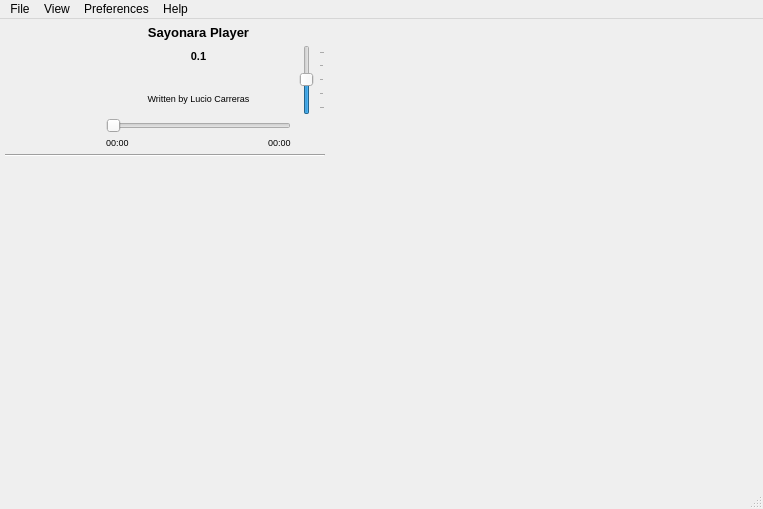
<?xml version="1.0" encoding="UTF-8"?>
<ui version="4.0">
 <class>GUI_SimplePlayer</class>
 <widget class="QMainWindow" name="GUI_SimplePlayer">
  <property name="geometry">
   <rect>
    <x>0</x>
    <y>0</y>
    <width>763</width>
    <height>509</height>
   </rect>
  </property>
  <property name="minimumSize">
   <size>
    <width>350</width>
    <height>350</height>
   </size>
  </property>
  <property name="maximumSize">
   <size>
    <width>2000</width>
    <height>2000</height>
   </size>
  </property>
  <property name="windowTitle">
   <string>MainWindow</string>
  </property>
  <property name="windowIcon">
   <iconset>
    <normaloff>icons/play.png</normaloff>icons/play.png</iconset>
  </property>
  <property name="toolButtonStyle">
   <enum>Qt::ToolButtonIconOnly</enum>
  </property>
  <property name="documentMode">
   <bool>false</bool>
  </property>
  <property name="unifiedTitleAndToolBarOnMac">
   <bool>true</bool>
  </property>
  <widget class="QWidget" name="centralwidget">
   <property name="minimumSize">
    <size>
     <width>100</width>
     <height>177</height>
    </size>
   </property>
   <layout class="QGridLayout" name="gridLayout">
    <property name="sizeConstraint">
     <enum>QLayout::SetDefaultConstraint</enum>
    </property>
    <property name="leftMargin">
     <number>5</number>
    </property>
    <property name="topMargin">
     <number>3</number>
    </property>
    <property name="rightMargin">
     <number>0</number>
    </property>
    <property name="bottomMargin">
     <number>0</number>
    </property>
    <property name="verticalSpacing">
     <number>0</number>
    </property>
    <item row="13" column="0" colspan="4">
     <widget class="QScrollArea" name="playlist_widget">
      <property name="sizePolicy">
       <sizepolicy hsizetype="MinimumExpanding" vsizetype="MinimumExpanding">
        <horstretch>0</horstretch>
        <verstretch>0</verstretch>
       </sizepolicy>
      </property>
      <property name="minimumSize">
       <size>
        <width>0</width>
        <height>0</height>
       </size>
      </property>
      <property name="frameShape">
       <enum>QFrame::NoFrame</enum>
      </property>
      <property name="frameShadow">
       <enum>QFrame::Plain</enum>
      </property>
      <property name="lineWidth">
       <number>5</number>
      </property>
      <property name="verticalScrollBarPolicy">
       <enum>Qt::ScrollBarAlwaysOff</enum>
      </property>
      <property name="horizontalScrollBarPolicy">
       <enum>Qt::ScrollBarAlwaysOff</enum>
      </property>
      <property name="widgetResizable">
       <bool>true</bool>
      </property>
      <property name="alignment">
       <set>Qt::AlignLeading|Qt::AlignLeft|Qt::AlignTop</set>
      </property>
      <widget class="QWidget" name="scrollAreaWidgetContents">
       <property name="geometry">
        <rect>
         <x>0</x>
         <y>0</y>
         <width>320</width>
         <height>307</height>
        </rect>
       </property>
       <property name="sizePolicy">
        <sizepolicy hsizetype="Preferred" vsizetype="Preferred">
         <horstretch>0</horstretch>
         <verstretch>0</verstretch>
        </sizepolicy>
       </property>
      </widget>
     </widget>
    </item>
    <item row="11" column="0" rowspan="2" colspan="4">
     <widget class="QWidget" name="plugin_widget" native="true">
      <property name="sizePolicy">
       <sizepolicy hsizetype="MinimumExpanding" vsizetype="MinimumExpanding">
        <horstretch>0</horstretch>
        <verstretch>0</verstretch>
       </sizepolicy>
      </property>
      <property name="minimumSize">
       <size>
        <width>0</width>
        <height>0</height>
       </size>
      </property>
      <property name="maximumSize">
       <size>
        <width>16777215</width>
        <height>146</height>
       </size>
      </property>
     </widget>
    </item>
    <item row="8" column="0" rowspan="2">
     <layout class="QHBoxLayout" name="horizontalLayout_2">
      <property name="spacing">
       <number>0</number>
      </property>
      <property name="sizeConstraint">
       <enum>QLayout::SetMaximumSize</enum>
      </property>
      <property name="bottomMargin">
       <number>0</number>
      </property>
      <item>
       <widget class="QPushButton" name="btn_bw">
        <property name="enabled">
         <bool>true</bool>
        </property>
        <property name="sizePolicy">
         <sizepolicy hsizetype="Fixed" vsizetype="Fixed">
          <horstretch>0</horstretch>
          <verstretch>0</verstretch>
         </sizepolicy>
        </property>
        <property name="minimumSize">
         <size>
          <width>28</width>
          <height>28</height>
         </size>
        </property>
        <property name="maximumSize">
         <size>
          <width>28</width>
          <height>28</height>
         </size>
        </property>
        <property name="focusPolicy">
         <enum>Qt::ClickFocus</enum>
        </property>
        <property name="text">
         <string/>
        </property>
        <property name="icon">
         <iconset>
          <normaloff>icons/bwd.png</normaloff>
          <selectedoff>icons/bwd.png</selectedoff>icons/bwd.png</iconset>
        </property>
        <property name="iconSize">
         <size>
          <width>20</width>
          <height>20</height>
         </size>
        </property>
        <property name="flat">
         <bool>true</bool>
        </property>
       </widget>
      </item>
      <item>
       <widget class="QPushButton" name="btn_play">
        <property name="sizePolicy">
         <sizepolicy hsizetype="Fixed" vsizetype="Fixed">
          <horstretch>0</horstretch>
          <verstretch>0</verstretch>
         </sizepolicy>
        </property>
        <property name="minimumSize">
         <size>
          <width>32</width>
          <height>34</height>
         </size>
        </property>
        <property name="maximumSize">
         <size>
          <width>32</width>
          <height>34</height>
         </size>
        </property>
        <property name="text">
         <string/>
        </property>
        <property name="icon">
         <iconset>
          <normaloff>icons/play.png</normaloff>
          <selectedoff>icons/play.png</selectedoff>icons/play.png</iconset>
        </property>
        <property name="iconSize">
         <size>
          <width>28</width>
          <height>28</height>
         </size>
        </property>
        <property name="shortcut">
         <string/>
        </property>
        <property name="autoDefault">
         <bool>false</bool>
        </property>
        <property name="default">
         <bool>false</bool>
        </property>
        <property name="flat">
         <bool>true</bool>
        </property>
       </widget>
      </item>
      <item>
       <widget class="QPushButton" name="btn_fw">
        <property name="enabled">
         <bool>true</bool>
        </property>
        <property name="minimumSize">
         <size>
          <width>28</width>
          <height>28</height>
         </size>
        </property>
        <property name="maximumSize">
         <size>
          <width>28</width>
          <height>28</height>
         </size>
        </property>
        <property name="focusPolicy">
         <enum>Qt::ClickFocus</enum>
        </property>
        <property name="text">
         <string/>
        </property>
        <property name="icon">
         <iconset>
          <normaloff>icons/fwd.png</normaloff>
          <selectedoff>icons/fwd.png</selectedoff>icons/fwd.png</iconset>
        </property>
        <property name="iconSize">
         <size>
          <width>20</width>
          <height>20</height>
         </size>
        </property>
        <property name="flat">
         <bool>true</bool>
        </property>
       </widget>
      </item>
     </layout>
    </item>
    <item row="0" column="7" rowspan="14" colspan="4">
     <widget class="QWidget" name="library_widget" native="true">
      <property name="sizePolicy">
       <sizepolicy hsizetype="Expanding" vsizetype="Expanding">
        <horstretch>7</horstretch>
        <verstretch>0</verstretch>
       </sizepolicy>
      </property>
      <property name="minimumSize">
       <size>
        <width>0</width>
        <height>0</height>
       </size>
      </property>
     </widget>
    </item>
    <item row="0" column="1" colspan="2">
     <widget class="QLabel" name="title">
      <property name="sizePolicy">
       <sizepolicy hsizetype="Expanding" vsizetype="Preferred">
        <horstretch>0</horstretch>
        <verstretch>0</verstretch>
       </sizepolicy>
      </property>
      <property name="maximumSize">
       <size>
        <width>16777215</width>
        <height>30</height>
       </size>
      </property>
      <property name="font">
       <font>
        <pointsize>10</pointsize>
        <weight>75</weight>
        <bold>true</bold>
       </font>
      </property>
      <property name="styleSheet">
       <string notr="true"/>
      </property>
      <property name="locale">
       <locale language="German" country="Germany"/>
      </property>
      <property name="inputMethodHints">
       <set>Qt::ImhNone</set>
      </property>
      <property name="text">
       <string>Sayonara Player</string>
      </property>
      <property name="textFormat">
       <enum>Qt::PlainText</enum>
      </property>
      <property name="scaledContents">
       <bool>true</bool>
      </property>
      <property name="alignment">
       <set>Qt::AlignCenter</set>
      </property>
      <property name="wordWrap">
       <bool>true</bool>
      </property>
      <property name="textInteractionFlags">
       <set>Qt::LinksAccessibleByMouse|Qt::TextSelectableByMouse</set>
      </property>
     </widget>
    </item>
    <item row="0" column="0" rowspan="7">
     <widget class="QLabel" name="albumCover">
      <property name="minimumSize">
       <size>
        <width>95</width>
        <height>95</height>
       </size>
      </property>
      <property name="maximumSize">
       <size>
        <width>95</width>
        <height>95</height>
       </size>
      </property>
      <property name="focusPolicy">
       <enum>Qt::StrongFocus</enum>
      </property>
      <property name="frameShape">
       <enum>QFrame::NoFrame</enum>
      </property>
      <property name="text">
       <string/>
      </property>
      <property name="pixmap">
       <pixmap>../Images/gui.jpg</pixmap>
      </property>
      <property name="scaledContents">
       <bool>true</bool>
      </property>
     </widget>
    </item>
    <item row="3" column="1" rowspan="2" colspan="2">
     <widget class="QLabel" name="artist">
      <property name="minimumSize">
       <size>
        <width>0</width>
        <height>20</height>
       </size>
      </property>
      <property name="maximumSize">
       <size>
        <width>16777215</width>
        <height>16</height>
       </size>
      </property>
      <property name="font">
       <font>
        <pointsize>7</pointsize>
       </font>
      </property>
      <property name="styleSheet">
       <string notr="true"/>
      </property>
      <property name="frameShape">
       <enum>QFrame::NoFrame</enum>
      </property>
      <property name="frameShadow">
       <enum>QFrame::Plain</enum>
      </property>
      <property name="text">
       <string/>
      </property>
      <property name="textFormat">
       <enum>Qt::AutoText</enum>
      </property>
      <property name="alignment">
       <set>Qt::AlignCenter</set>
      </property>
      <property name="wordWrap">
       <bool>true</bool>
      </property>
      <property name="openExternalLinks">
       <bool>false</bool>
      </property>
     </widget>
    </item>
    <item row="1" column="1" rowspan="2" colspan="2">
     <widget class="QLabel" name="rating">
      <property name="minimumSize">
       <size>
        <width>0</width>
        <height>20</height>
       </size>
      </property>
      <property name="maximumSize">
       <size>
        <width>16777215</width>
        <height>16</height>
       </size>
      </property>
      <property name="font">
       <font>
        <pointsize>8</pointsize>
        <weight>75</weight>
        <bold>true</bold>
        <kerning>false</kerning>
       </font>
      </property>
      <property name="autoFillBackground">
       <bool>false</bool>
      </property>
      <property name="styleSheet">
       <string notr="true"/>
      </property>
      <property name="text">
       <string>0.1</string>
      </property>
      <property name="alignment">
       <set>Qt::AlignCenter</set>
      </property>
     </widget>
    </item>
    <item row="5" column="1" colspan="2">
     <widget class="QLabel" name="album">
      <property name="minimumSize">
       <size>
        <width>0</width>
        <height>20</height>
       </size>
      </property>
      <property name="maximumSize">
       <size>
        <width>16777215</width>
        <height>16</height>
       </size>
      </property>
      <property name="font">
       <font>
        <pointsize>7</pointsize>
       </font>
      </property>
      <property name="styleSheet">
       <string notr="true"/>
      </property>
      <property name="text">
       <string>Written by Lucio Carreras</string>
      </property>
      <property name="alignment">
       <set>Qt::AlignCenter</set>
      </property>
      <property name="wordWrap">
       <bool>true</bool>
      </property>
     </widget>
    </item>
    <item row="9" column="1" colspan="2">
     <layout class="QHBoxLayout" name="horizontalLayout">
      <item>
       <widget class="QLabel" name="maxTime">
        <property name="sizePolicy">
         <sizepolicy hsizetype="Minimum" vsizetype="Preferred">
          <horstretch>0</horstretch>
          <verstretch>0</verstretch>
         </sizepolicy>
        </property>
        <property name="minimumSize">
         <size>
          <width>0</width>
          <height>0</height>
         </size>
        </property>
        <property name="maximumSize">
         <size>
          <width>30</width>
          <height>18</height>
         </size>
        </property>
        <property name="font">
         <font>
          <pointsize>7</pointsize>
         </font>
        </property>
        <property name="lineWidth">
         <number>0</number>
        </property>
        <property name="text">
         <string>00:00</string>
        </property>
       </widget>
      </item>
      <item>
       <spacer name="horizontalSpacer">
        <property name="orientation">
         <enum>Qt::Horizontal</enum>
        </property>
        <property name="sizeType">
         <enum>QSizePolicy::MinimumExpanding</enum>
        </property>
        <property name="sizeHint" stdset="0">
         <size>
          <width>40</width>
          <height>10</height>
         </size>
        </property>
       </spacer>
      </item>
      <item>
       <widget class="QLabel" name="curTime">
        <property name="sizePolicy">
         <sizepolicy hsizetype="Minimum" vsizetype="Preferred">
          <horstretch>0</horstretch>
          <verstretch>0</verstretch>
         </sizepolicy>
        </property>
        <property name="minimumSize">
         <size>
          <width>0</width>
          <height>0</height>
         </size>
        </property>
        <property name="maximumSize">
         <size>
          <width>30</width>
          <height>18</height>
         </size>
        </property>
        <property name="font">
         <font>
          <pointsize>7</pointsize>
         </font>
        </property>
        <property name="styleSheet">
         <string notr="true"/>
        </property>
        <property name="lineWidth">
         <number>0</number>
        </property>
        <property name="text">
         <string>00:00</string>
        </property>
       </widget>
      </item>
     </layout>
    </item>
    <item row="8" column="3" rowspan="2">
     <widget class="QPushButton" name="btn_stop">
      <property name="minimumSize">
       <size>
        <width>28</width>
        <height>28</height>
       </size>
      </property>
      <property name="maximumSize">
       <size>
        <width>28</width>
        <height>28</height>
       </size>
      </property>
      <property name="text">
       <string/>
      </property>
      <property name="icon">
       <iconset>
        <normaloff>icons/stop.png</normaloff>
        <selectedoff>icons/stop.png</selectedoff>icons/stop.png</iconset>
      </property>
      <property name="iconSize">
       <size>
        <width>22</width>
        <height>22</height>
       </size>
      </property>
      <property name="flat">
       <bool>true</bool>
      </property>
     </widget>
    </item>
    <item row="8" column="1" colspan="2">
     <widget class="QSlider" name="songProgress">
      <property name="sizePolicy">
       <sizepolicy hsizetype="Expanding" vsizetype="Fixed">
        <horstretch>0</horstretch>
        <verstretch>0</verstretch>
       </sizepolicy>
      </property>
      <property name="minimumSize">
       <size>
        <width>185</width>
        <height>0</height>
       </size>
      </property>
      <property name="maximumSize">
       <size>
        <width>16777215</width>
        <height>20</height>
       </size>
      </property>
      <property name="sizeIncrement">
       <size>
        <width>3</width>
        <height>0</height>
       </size>
      </property>
      <property name="font">
       <font>
        <strikeout>false</strikeout>
        <stylestrategy>PreferAntialias</stylestrategy>
       </font>
      </property>
      <property name="focusPolicy">
       <enum>Qt::NoFocus</enum>
      </property>
      <property name="orientation">
       <enum>Qt::Horizontal</enum>
      </property>
      <property name="invertedAppearance">
       <bool>false</bool>
      </property>
      <property name="invertedControls">
       <bool>false</bool>
      </property>
      <property name="tickPosition">
       <enum>QSlider::NoTicks</enum>
      </property>
      <property name="tickInterval">
       <number>20</number>
      </property>
     </widget>
    </item>
    <item row="10" column="0" colspan="4">
     <widget class="Line" name="line">
      <property name="enabled">
       <bool>true</bool>
      </property>
      <property name="minimumSize">
       <size>
        <width>0</width>
        <height>8</height>
       </size>
      </property>
      <property name="orientation">
       <enum>Qt::Horizontal</enum>
      </property>
     </widget>
    </item>
    <item row="0" column="3">
     <widget class="QPushButton" name="btn_mute">
      <property name="maximumSize">
       <size>
        <width>28</width>
        <height>30</height>
       </size>
      </property>
      <property name="text">
       <string/>
      </property>
      <property name="icon">
       <iconset>
        <normaloff>icons/vol_mute.png</normaloff>icons/vol_mute.png</iconset>
      </property>
      <property name="iconSize">
       <size>
        <width>24</width>
        <height>24</height>
       </size>
      </property>
      <property name="flat">
       <bool>true</bool>
      </property>
     </widget>
    </item>
    <item row="1" column="3" rowspan="6">
     <widget class="QSlider" name="volumeSlider">
      <property name="sizePolicy">
       <sizepolicy hsizetype="Fixed" vsizetype="Expanding">
        <horstretch>0</horstretch>
        <verstretch>0</verstretch>
       </sizepolicy>
      </property>
      <property name="maximumSize">
       <size>
        <width>28</width>
        <height>70</height>
       </size>
      </property>
      <property name="focusPolicy">
       <enum>Qt::NoFocus</enum>
      </property>
      <property name="value">
       <number>50</number>
      </property>
      <property name="tracking">
       <bool>true</bool>
      </property>
      <property name="orientation">
       <enum>Qt::Vertical</enum>
      </property>
      <property name="invertedAppearance">
       <bool>false</bool>
      </property>
      <property name="invertedControls">
       <bool>false</bool>
      </property>
      <property name="tickPosition">
       <enum>QSlider::TicksBelow</enum>
      </property>
      <property name="tickInterval">
       <number>25</number>
      </property>
     </widget>
    </item>
   </layout>
  </widget>
  <widget class="QMenuBar" name="menubar">
   <property name="geometry">
    <rect>
     <x>0</x>
     <y>0</y>
     <width>763</width>
     <height>23</height>
    </rect>
   </property>
   <widget class="QMenu" name="menuFle">
    <property name="title">
     <string>File</string>
    </property>
    <addaction name="action_OpenFile"/>
    <addaction name="action_OpenFolder"/>
    <addaction name="separator"/>
    <addaction name="action_reloadLibrary"/>
    <addaction name="action_ImportFolder"/>
    <addaction name="action_fetch_all_covers"/>
    <addaction name="separator"/>
    <addaction name="action_Close"/>
   </widget>
   <widget class="QMenu" name="menuView">
    <property name="styleSheet">
     <string notr="true"/>
    </property>
    <property name="title">
     <string>View</string>
    </property>
    <addaction name="action_ViewEqualizer"/>
    <addaction name="action_ViewPlaylistChooser"/>
    <addaction name="action_ViewRadio"/>
    <addaction name="action_Dark"/>
    <addaction name="action_notification"/>
   </widget>
   <widget class="QMenu" name="menuPreferences">
    <property name="title">
     <string>Preferences</string>
    </property>
    <addaction name="action_lastFM"/>
    <addaction name="action_setLibPath"/>
    <addaction name="separator"/>
    <addaction name="action_load_playlist"/>
   </widget>
   <widget class="QMenu" name="menuAbout">
    <property name="title">
     <string>Help</string>
    </property>
    <addaction name="action_about"/>
   </widget>
   <addaction name="menuFle"/>
   <addaction name="menuView"/>
   <addaction name="menuPreferences"/>
   <addaction name="menuAbout"/>
  </widget>
  <widget class="QStatusBar" name="statusbar"/>
  <action name="action_OpenFile">
   <property name="text">
    <string>Open File</string>
   </property>
  </action>
  <action name="action_OpenFolder">
   <property name="text">
    <string>Open Folder</string>
   </property>
  </action>
  <action name="action_Close">
   <property name="text">
    <string>Close</string>
   </property>
  </action>
  <action name="action_ViewEqualizer">
   <property name="checkable">
    <bool>true</bool>
   </property>
   <property name="checked">
    <bool>false</bool>
   </property>
   <property name="text">
    <string>Equalizer                       STRG + E</string>
   </property>
   <property name="shortcutContext">
    <enum>Qt::ApplicationShortcut</enum>
   </property>
  </action>
  <action name="action_Dark">
   <property name="checkable">
    <bool>true</bool>
   </property>
   <property name="text">
    <string>Dark</string>
   </property>
  </action>
  <action name="action_lastFM">
   <property name="icon">
    <iconset>
     <normaloff>../../Desktop/lastfm-icon.png</normaloff>../../Desktop/lastfm-icon.png</iconset>
   </property>
   <property name="text">
    <string>LastFM</string>
   </property>
  </action>
  <action name="action_reloadLibrary">
   <property name="text">
    <string>Reload library</string>
   </property>
  </action>
  <action name="action_setLibPath">
   <property name="text">
    <string>Set library path</string>
   </property>
  </action>
  <action name="action_fetch_all_covers">
   <property name="text">
    <string>Fetch all covers</string>
   </property>
  </action>
  <action name="action_ViewRadio">
   <property name="checkable">
    <bool>true</bool>
   </property>
   <property name="text">
    <string>Radio            STRG+R</string>
   </property>
  </action>
  <action name="action_load_playlist">
   <property name="checkable">
    <bool>true</bool>
   </property>
   <property name="text">
    <string>Load Playlist</string>
   </property>
   <property name="toolTip">
    <string>Load playlist on startup</string>
   </property>
  </action>
  <action name="action_ImportFolder">
   <property name="text">
    <string>Import folder</string>
   </property>
  </action>
  <action name="action_ViewPlaylistChooser">
   <property name="checkable">
    <bool>true</bool>
   </property>
   <property name="text">
    <string>Playlist Chooser       STRG + P</string>
   </property>
  </action>
  <action name="action_about">
   <property name="text">
    <string>About</string>
   </property>
  </action>
  <action name="action_notification">
   <property name="checkable">
    <bool>true</bool>
   </property>
   <property name="enabled">
    <bool>true</bool>
   </property>
   <property name="text">
    <string>Notifications</string>
   </property>
  </action>
 </widget>
 <resources/>
 <connections/>
</ui>
